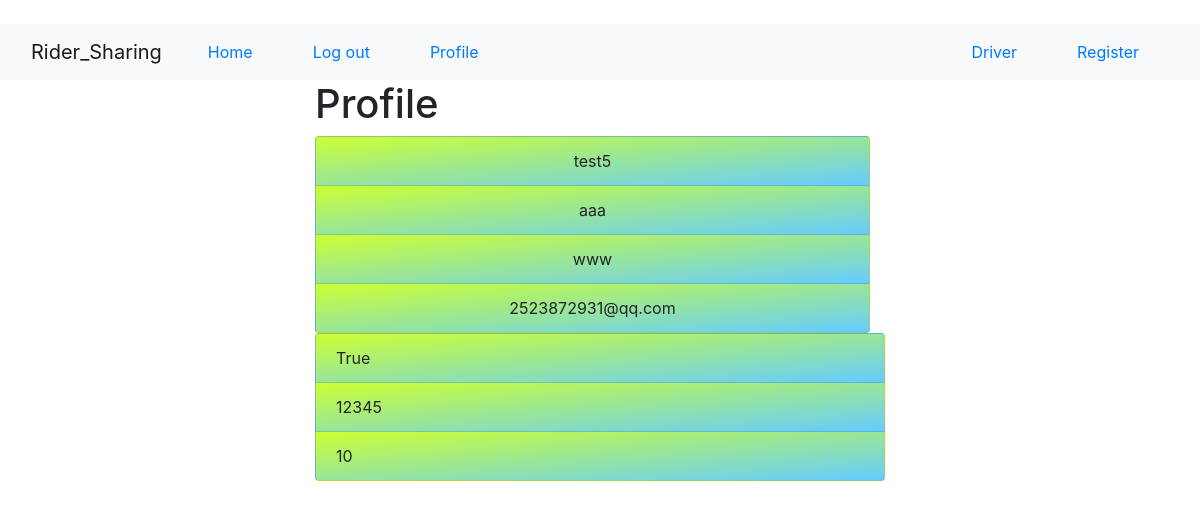
Page /accounts/profile/ (signed in) on the committed database.
### accounts/models.py (models this page shows, shortened)
class UserInfo(models.Model):
    user = models.OneToOneField(User, on_delete=models.CASCADE)
    isDriver = models.BooleanField(default=False)
    vehicle_id = models.CharField(max_length=20, default='')
    vehicle_max_passenger = models.IntegerField(default=4)

### accounts/views.py (the view)
# urls.py: path('profile/', views.view_profile, name='profile'),
@login_required
def view_profile(request):
    user_info = UserInfo.objects.filter(user=request.user)[0]
    args = {'user': request.user, 'user_info':user_info}
    return render(request, 'accounts/profile.html', args)

### accounts/templates/accounts/profile.html (shortened to what this page needs)
{% extends 'base.html' %}
{% block body %}
<div class="container" style="width:50% " >
<h1>Profile</h1>
<div>
  <ul  class="container list-group" style = "text-align: center;">
    <li class="list-group-item list" style="background: linear-gradient(to top left, #66ccff 0%, #ccff33 100%);
">{{ user }}</li>
    <li class="list-group-item list" style="background: linear-gradient(to top left, #66ccff 0%, #ccff33 100%);
">{{ user.first_name }}</li>
    <li class="list-group-item list" style="background: linear-gradient(to top left, #66ccff 0%, #ccff33 100%);
">{{ user.last_name }}</li>
    <li class="list-group-item list" style="background: linear-gradient(to top left, #66ccff 0%, #ccff33 100%);
">{{ user.email }}</li>
  </ul>
</div>
  {% if user_info.isDriver %}
  <div>
    <li class="list-group-item list" style="background: linear-gradient(to top left, #66ccff 0%, #ccff33 100%);
">{{ user_info.isDriver }}</li>
    <li class="list-group-item list" style="background: linear-gradient(to top left, #66ccff 0%, #ccff33 100%);
">{{ user_info.vehicle_id }}</li>
    <li class="list-group-item list" style="background: linear-gradient(to top left, #66ccff 0%, #ccff33 100%);
">{{ user_info.vehicle_max_passenger }}</li>
  {% endif %}
</div>
</div>
{% endblock %}

### rows in the picture
UserInfo: isDriver "True", vehicle_id "12345", vehicle_max_passenger "10"

### other values in the picture
{{ user }} "test5"
{{ user.first_name }} "aaa"
{{ user.last_name }} "www"
{{ user.email }} "2523872931@qq.com"
